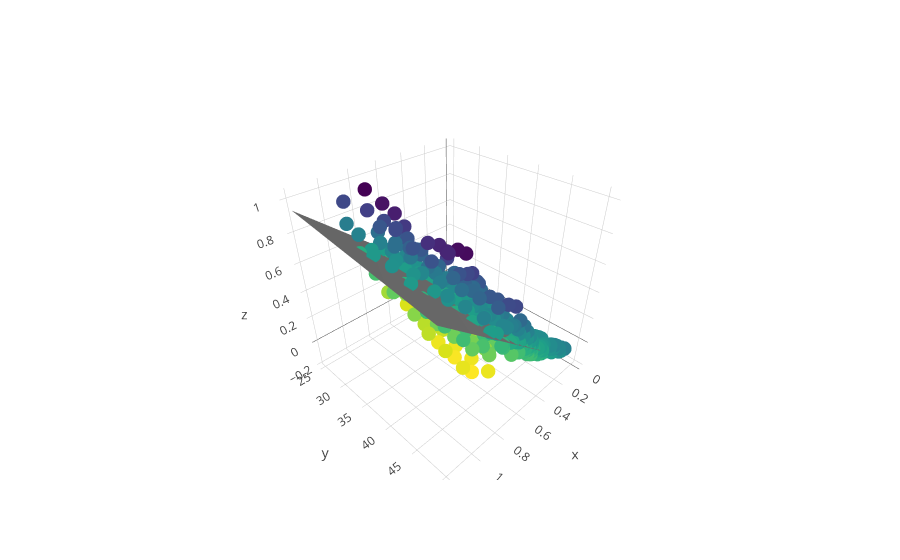

Notebook code cell kept with this figure:
### Markdown cell above
Repeat for ratio of longitudinal reactions

### Code cell
a = model._results.params[0]
b = model._results.params[1]
c = model._results.params[2]
#dir(model)
df4['tst2'] = a + df4['RA'] * b + df4['Y'] * c


x=[]
for i in range(13):
    x.append(float(i/10.))
y=[]
for i in range(25,50):
    y.append(float(i))

tst = []
for yy in y:
    tsty=[]
    for xx in x:
        tsty.append(float(a + xx*b + yy*c))
    tst.append(tsty)
#print(len(x), min(x), max(x))
#print(len(y), min(y), max(y))
#print(len(tst), min(tst), max(tst))
trace5 = go.Surface(x=x,y=y,z=tst,opacity = 1.0,showscale=False,colorscale=[[0, 'rgb(100,100,100)'], [1, 'rgb(100,100,100)']])
layout = go.Layout(autosize=True)





x=list(df4['RA'])
y=list(df4['Y'])
z=list(df4['RX_RZ2'])
err = list(df4['tst2'] - df4['RX_RZ2'])

text = list(df4['Model'])
trace6 = go.Scatter3d(
    x=x,
    y=y,
    z=z,
    text = text,
    mode='markers',
    hoverinfo='all',
    marker=dict(
        size=5,
        color=err,                # set color to an array/list of desired values
        colorscale='Viridis',   # choose a colorscale
        opacity=1.0
    )
)


fig = go.Figure(data=[trace5,trace6],layout=layout)
py.iplot(fig)

### Figure 1 — Plotly figure (JSON) as saved in the notebook; plotly's stock layout.template omitted (floating-point values rounded to 4 significant figures; data arrays with more than 128 entries replaced by an {"elided": "..."} marker saying what was removed)
{"data": [{"colorscale": [[0, "rgb(100,100,100)"], [1, "rgb(100,100,100)"]], "opacity": 1, "showscale": false, "type": "surface", "uid": "db2cf4aa-a3df-4c88-ae3a-40dcbe633f55", "x": [0, 0.1, 0.2, 0.3, 0.4, 0.5, 0.6, 0.7, 0.8, 0.9, 1, 1.1, 1.2], "y": [25, 26, 27, 28, 29, 30, 31, 32, 33, 34, 35, 36, 37, 38, 39, 40, 41, 42, 43, 44, 45, 46, 47, 48, 49], "z": {"elided": "25x13 float values"}}, {"hoverinfo": "all", "marker": {"color": {"elided": "588 float values"}, "colorscale": "Viridis", "opacity": 1, "size": 5}, "mode": "markers", "text": {"elided": "588 str values"}, "type": "scatter3d", "uid": "50f3edd1-86ca-43d3-acd8-be69fae14b52", "x": {"elided": "588 float values"}, "y": {"elided": "588 float values"}, "z": {"elided": "588 float values"}}], "layout": {"autosize": true}}
